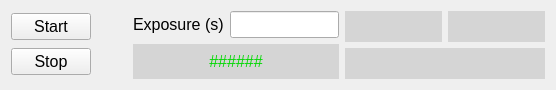
<?xml version="1.0" encoding="UTF-8"?>
<ui version="4.0">
 <class>Form</class>
 <widget class="QWidget" name="Form">
  <property name="geometry">
   <rect>
    <x>0</x>
    <y>0</y>
    <width>556</width>
    <height>90</height>
   </rect>
  </property>
  <property name="sizePolicy">
   <sizepolicy hsizetype="Preferred" vsizetype="Fixed">
    <horstretch>0</horstretch>
    <verstretch>0</verstretch>
   </sizepolicy>
  </property>
  <property name="minimumSize">
   <size>
    <width>500</width>
    <height>80</height>
   </size>
  </property>
  <property name="windowTitle">
   <string>Form</string>
  </property>
  <layout class="QGridLayout" name="gridLayout">
   <item row="0" column="0">
    <layout class="QHBoxLayout" name="horizontalLayout">
     <item>
      <layout class="QVBoxLayout" name="verticalLayout">
       <item>
        <widget class="PyDMPushButton" name="PyDMPushButton">
         <property name="minimumSize">
          <size>
           <width>0</width>
           <height>0</height>
          </size>
         </property>
         <property name="font">
          <font>
           <pointsize>12</pointsize>
          </font>
         </property>
         <property name="toolTip">
          <string/>
         </property>
         <property name="text">
          <string>Start</string>
         </property>
         <property name="channel" stdset="0">
          <string>ca://${IOC}:cam1:Acquire</string>
         </property>
         <property name="pressValue" stdset="0">
          <string>1</string>
         </property>
        </widget>
       </item>
       <item>
        <widget class="PyDMPushButton" name="PyDMPushButton_2">
         <property name="font">
          <font>
           <pointsize>12</pointsize>
          </font>
         </property>
         <property name="toolTip">
          <string/>
         </property>
         <property name="text">
          <string>Stop</string>
         </property>
         <property name="channel" stdset="0">
          <string>ca://${IOC}:cam1:Acquire</string>
         </property>
         <property name="pressValue" stdset="0">
          <string>0</string>
         </property>
        </widget>
       </item>
      </layout>
     </item>
     <item>
      <widget class="PyDMByteIndicator" name="PyDMByteIndicator">
       <property name="enabled">
        <bool>true</bool>
       </property>
       <property name="sizePolicy">
        <sizepolicy hsizetype="Fixed" vsizetype="Fixed">
         <horstretch>0</horstretch>
         <verstretch>0</verstretch>
        </sizepolicy>
       </property>
       <property name="minimumSize">
        <size>
         <width>30</width>
         <height>30</height>
        </size>
       </property>
       <property name="baseSize">
        <size>
         <width>0</width>
         <height>0</height>
        </size>
       </property>
       <property name="font">
        <font>
         <pointsize>12</pointsize>
        </font>
       </property>
       <property name="toolTip">
        <string/>
       </property>
       <property name="channel" stdset="0">
        <string>ca://${IOC}:cam1:Acquire</string>
       </property>
       <property name="showLabels" stdset="0">
        <bool>false</bool>
       </property>
       <property name="circles" stdset="0">
        <bool>true</bool>
       </property>
      </widget>
     </item>
     <item>
      <layout class="QVBoxLayout" name="verticalLayout_3">
       <item>
        <layout class="QHBoxLayout" name="horizontalLayout_2">
         <item>
          <widget class="QLabel" name="label">
           <property name="font">
            <font>
             <pointsize>12</pointsize>
            </font>
           </property>
           <property name="text">
            <string>Exposure (s)</string>
           </property>
          </widget>
         </item>
         <item>
          <widget class="PyDMLineEdit" name="PyDMLineEdit">
           <property name="sizePolicy">
            <sizepolicy hsizetype="Minimum" vsizetype="Fixed">
             <horstretch>0</horstretch>
             <verstretch>0</verstretch>
            </sizepolicy>
           </property>
           <property name="font">
            <font>
             <pointsize>12</pointsize>
            </font>
           </property>
           <property name="toolTip">
            <string/>
           </property>
           <property name="showUnits" stdset="0">
            <bool>true</bool>
           </property>
           <property name="channel" stdset="0">
            <string>ca://${IOC}:cam1:AcquireTime</string>
           </property>
          </widget>
         </item>
        </layout>
       </item>
       <item>
        <widget class="PyDMLabel" name="PyDMLabel">
         <property name="font">
          <font>
           <pointsize>12</pointsize>
          </font>
         </property>
         <property name="toolTip">
          <string/>
         </property>
         <property name="styleSheet">
          <string notr="true">color: rgb(0, 216, 0);
background-color: rgb(213, 213, 213);</string>
         </property>
         <property name="text">
          <string>&lt;html&gt;&lt;head/&gt;&lt;body&gt;&lt;p align=&quot;center&quot;&gt;######&lt;/p&gt;&lt;/body&gt;&lt;/html&gt;</string>
         </property>
         <property name="alignment">
          <set>Qt::AlignCenter</set>
         </property>
         <property name="channel" stdset="0">
          <string>ca://${IOC}:cam1:DetectorState_RBV</string>
         </property>
         <property name="enableRichText" stdset="0">
          <bool>true</bool>
         </property>
         <property name="displayFormat" stdset="0">
          <enum>PyDMLabel::String</enum>
         </property>
        </widget>
       </item>
      </layout>
     </item>
     <item>
      <layout class="QVBoxLayout" name="verticalLayout_9" stretch="0,0">
       <item>
        <layout class="QHBoxLayout" name="horizontalLayout_4">
         <item>
          <widget class="PyDMLabel" name="PyDMLabel_3">
           <property name="font">
            <font>
             <pointsize>12</pointsize>
            </font>
           </property>
           <property name="toolTip">
            <string/>
           </property>
           <property name="styleSheet">
            <string notr="true">color: rgb(0, 0, 255);
background-color: rgb(213, 213, 213)</string>
           </property>
           <property name="channel" stdset="0">
            <string>ca://${IOC}:cam1:ArrayCounter_RBV</string>
           </property>
          </widget>
         </item>
         <item>
          <widget class="PyDMLabel" name="PyDMLabel_4">
           <property name="font">
            <font>
             <pointsize>12</pointsize>
            </font>
           </property>
           <property name="toolTip">
            <string/>
           </property>
           <property name="styleSheet">
            <string notr="true">color: rgb(0, 0, 255);
background-color: rgb(213, 213, 213)</string>
           </property>
           <property name="showUnits" stdset="0">
            <bool>true</bool>
           </property>
           <property name="channel" stdset="0">
            <string>ca://${IOC}:cam1:ArrayRate_RBV</string>
           </property>
           <property name="displayFormat" stdset="0">
            <enum>PyDMLabel::Decimal</enum>
           </property>
          </widget>
         </item>
        </layout>
       </item>
       <item>
        <widget class="PyDMLabel" name="PyDMLabel_2">
         <property name="sizePolicy">
          <sizepolicy hsizetype="Minimum" vsizetype="Preferred">
           <horstretch>0</horstretch>
           <verstretch>0</verstretch>
          </sizepolicy>
         </property>
         <property name="minimumSize">
          <size>
           <width>200</width>
           <height>0</height>
          </size>
         </property>
         <property name="font">
          <font>
           <pointsize>12</pointsize>
          </font>
         </property>
         <property name="toolTip">
          <string/>
         </property>
         <property name="styleSheet">
          <string notr="true">color: rgb(0, 0, 255);
background-color: rgb(213, 213, 213)</string>
         </property>
         <property name="alignment">
          <set>Qt::AlignCenter</set>
         </property>
         <property name="channel" stdset="0">
          <string>ca://${IOC}:cam1:StatusMessage_RBV</string>
         </property>
         <property name="enableRichText" stdset="0">
          <bool>true</bool>
         </property>
         <property name="displayFormat" stdset="0">
          <enum>PyDMLabel::String</enum>
         </property>
        </widget>
       </item>
      </layout>
     </item>
    </layout>
   </item>
  </layout>
 </widget>
 <customwidgets>
  <customwidget>
   <class>PyDMLabel</class>
   <extends>QLabel</extends>
   <header>pydm.widgets.label</header>
  </customwidget>
  <customwidget>
   <class>PyDMByteIndicator</class>
   <extends>QWidget</extends>
   <header>pydm.widgets.byte</header>
  </customwidget>
  <customwidget>
   <class>PyDMLineEdit</class>
   <extends>QLineEdit</extends>
   <header>pydm.widgets.line_edit</header>
  </customwidget>
  <customwidget>
   <class>PyDMPushButton</class>
   <extends>QPushButton</extends>
   <header>pydm.widgets.pushbutton</header>
  </customwidget>
 </customwidgets>
 <resources/>
 <connections/>
</ui>
